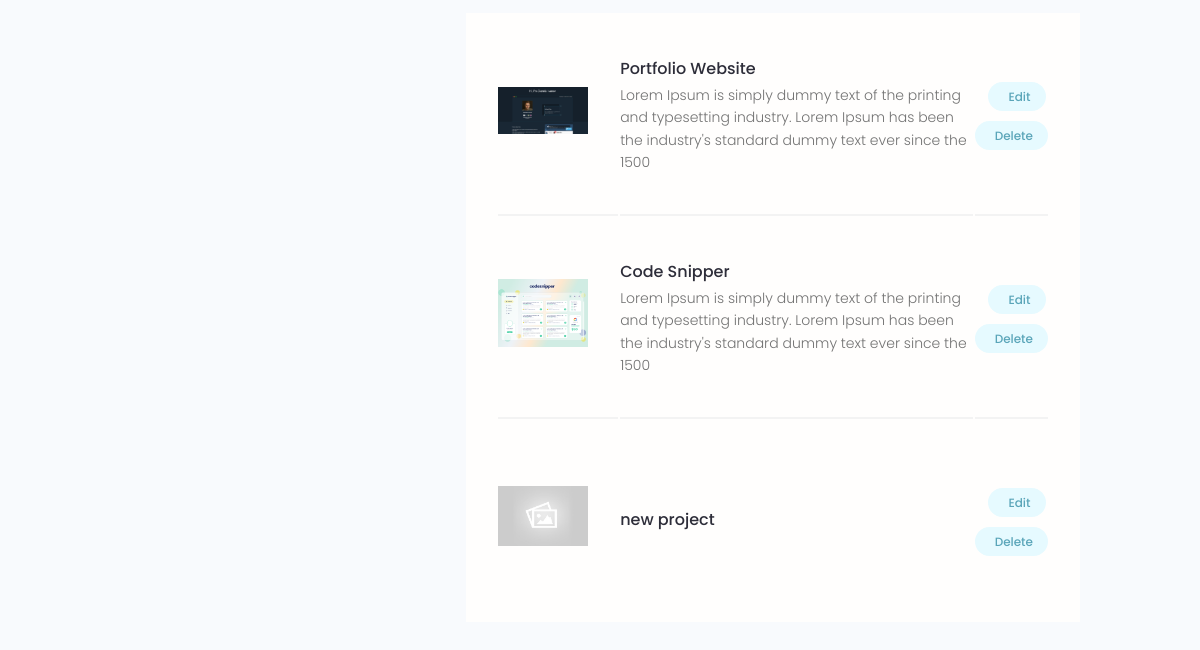
Page /account/ (signed in, lower part) on the earlier database version.
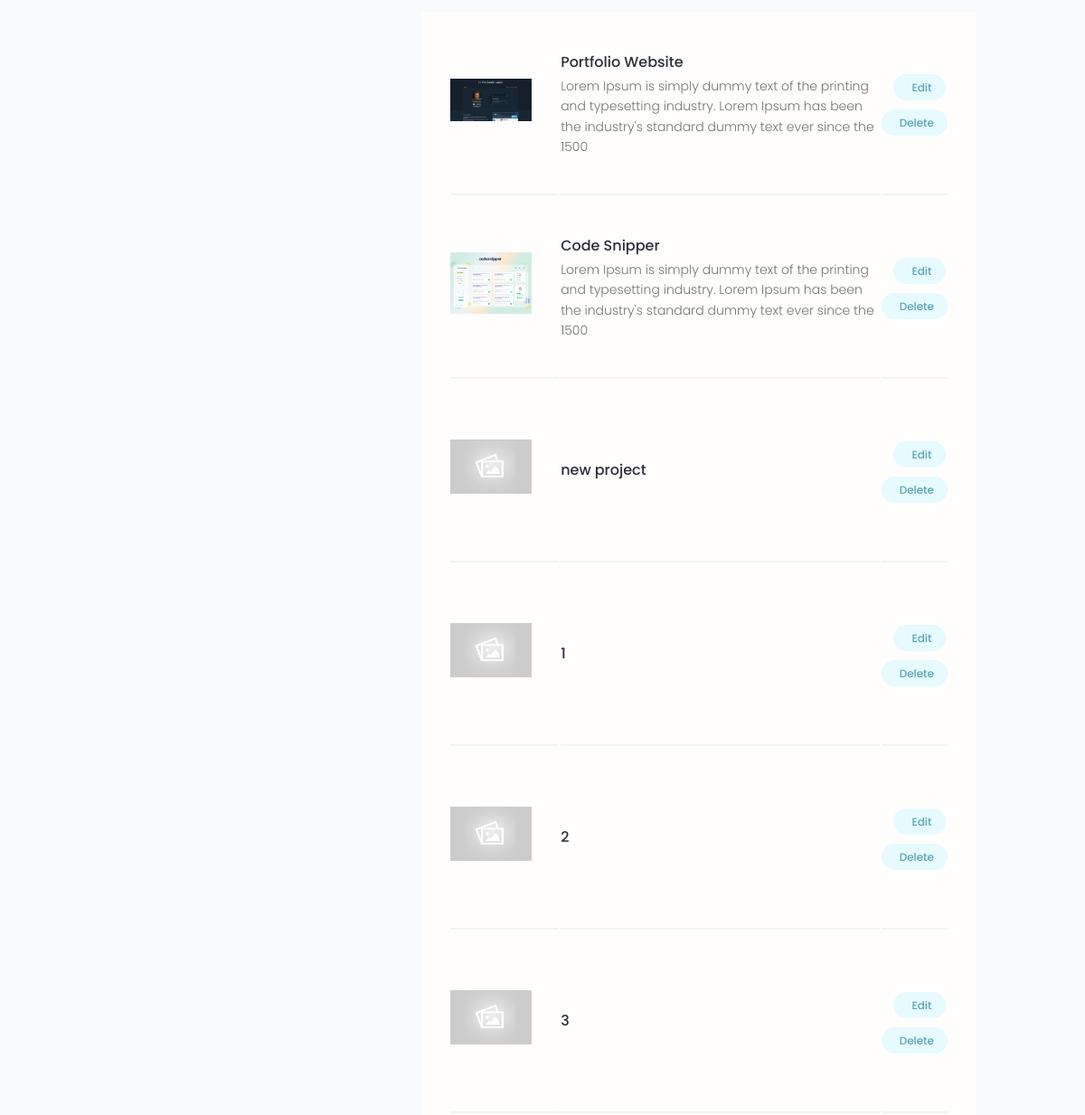
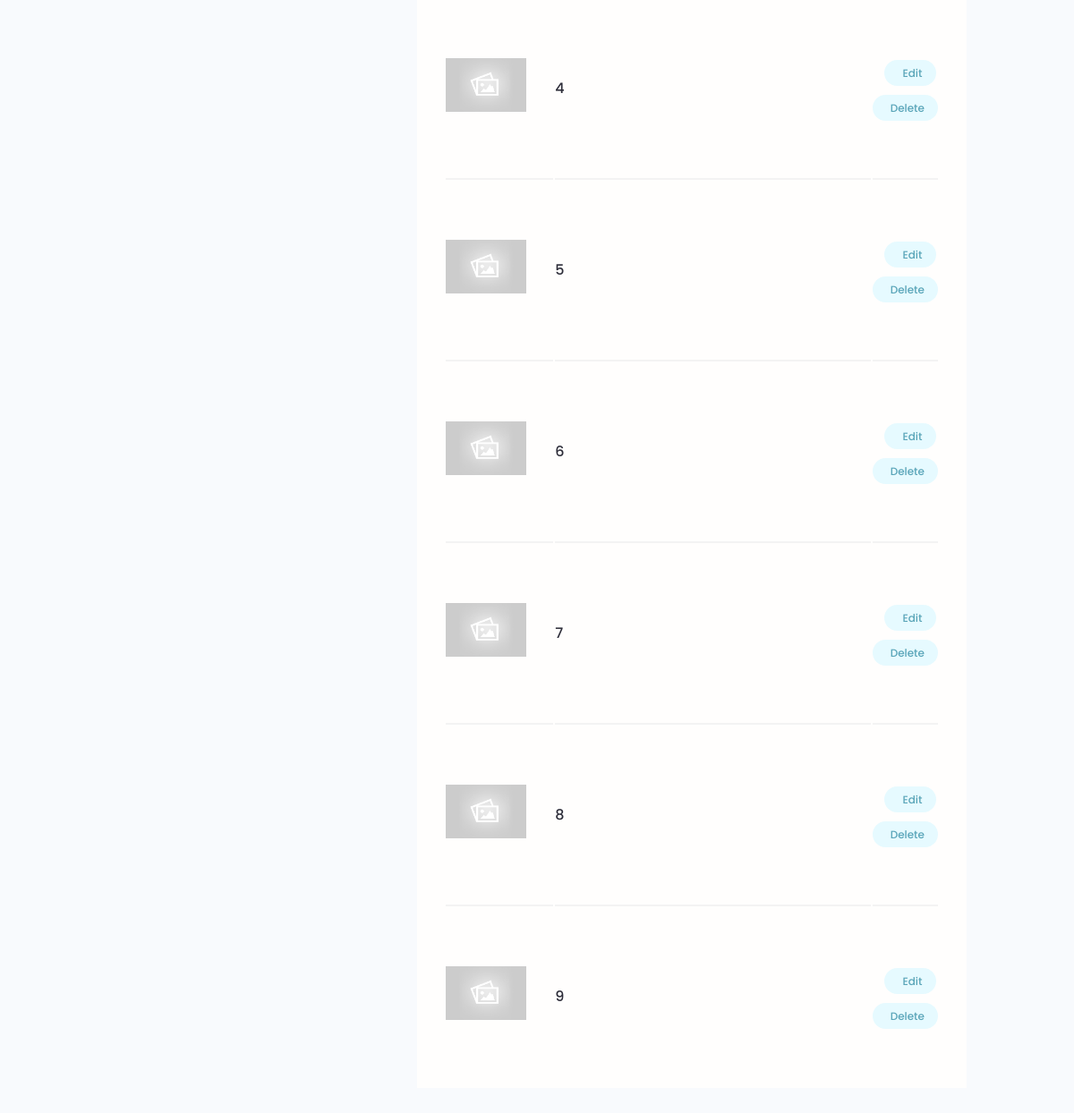
Same page on the later database version (2 pictures, top to bottom).
### myapp/models.py (models this page shows, shortened)
class Project(models.Model):
    owner = models.ForeignKey(Profile,null = True, blank=True,
                               on_delete=models.SET_NULL )
    title = models.CharField(max_length=200)
    description = models.TextField(null = True, blank=True)
    featured_image = models.ImageField(null=True, blank= True, default='default.jpg')
    demo_link = models.CharField(max_length=2000, null=True, blank= True)
    source_link = models.CharField(max_length=2000, null=True, blank= True)
    tags = models.ManyToManyField('Tag',blank=True)
    vote_total = models.IntegerField(default=0, null=True, blank=True)
    vote_ratio = models.IntegerField(default=0, null=True, blank=True)
    created = models.DateTimeField(auto_now_add=True)
    id = models.UUIDField(default=uuid.uuid4, unique=True, primary_key=True, editable=False)
    class Meta:
        ordering = ['created']

### users/views.py (the view)
# urls.py: path('account/', views.userAccount, name="account"),
@login_required(login_url='login')
def userAccount(request):
    profile = request.user.profile # If you are not logged in, you will not be able to open this page.
    skills = profile.skill_set.all()
    projects = profile.project_set.all()
    context = {'profile':profile, 'skills':skills, 'projects':projects}
    return render(request, 'users/account.html', context)

### users/templates/users/account.html (shortened to what this page needs)
{% extends 'main.html' %}
{% load static %}
{% block content1 %}
  <main class="settingsPage profile my-md">
    <div class="container">
      <div class="layout">
        <div class="column column--1of3">
        </div>
        <div class="column column--2of3">
          {% for skill in skills %}
          <table class="settings__table">
            {% endfor %}
          </table>
          <table class="settings__table">
            {% for project in projects %}
            <tr>
              <td class="settings__thumbnail">
                <a href="{% url 'project' project.id %}"><img src="{{project.featured_image.url}}" alt="Project Thumbnail" /></a>
              </td>
              <td class="settings__tableInfo">
                <a href="{% url 'project' project.id %}">{{project.title}}</a>
                <p>
                  {{project.description|slice:"150"}}
                </p>
              </td>
              <td class="settings__tableActions">
                <a class="tag tag--pill tag--main settings__btn" href="{% url 'update-form' project.id %}"> Edit</a>
                <a class="tag tag--pill tag--main settings__btn" href="{% url 'delete-form' project.id %}?next=/account">
                  Delete</a>
              </td>
            </tr>
            {% endfor %}
          </table>
        </div>
      </div>
    </div>
  </main>
  {% endblock content1 %}

Differences in the rows shown:
added Project: featured_image (placeholder picture), title "1"
added Project: featured_image (placeholder picture), title "2"
added Project: featured_image (placeholder picture), title "3"
added Project: featured_image (placeholder picture), title "4"
added Project: featured_image (placeholder picture), title "5"
added Project: featured_image (placeholder picture), title "6"
added Project: featured_image (placeholder picture), title "7"
added Project: featured_image (placeholder picture), title "8"
added Project: featured_image (placeholder picture), title "9"
